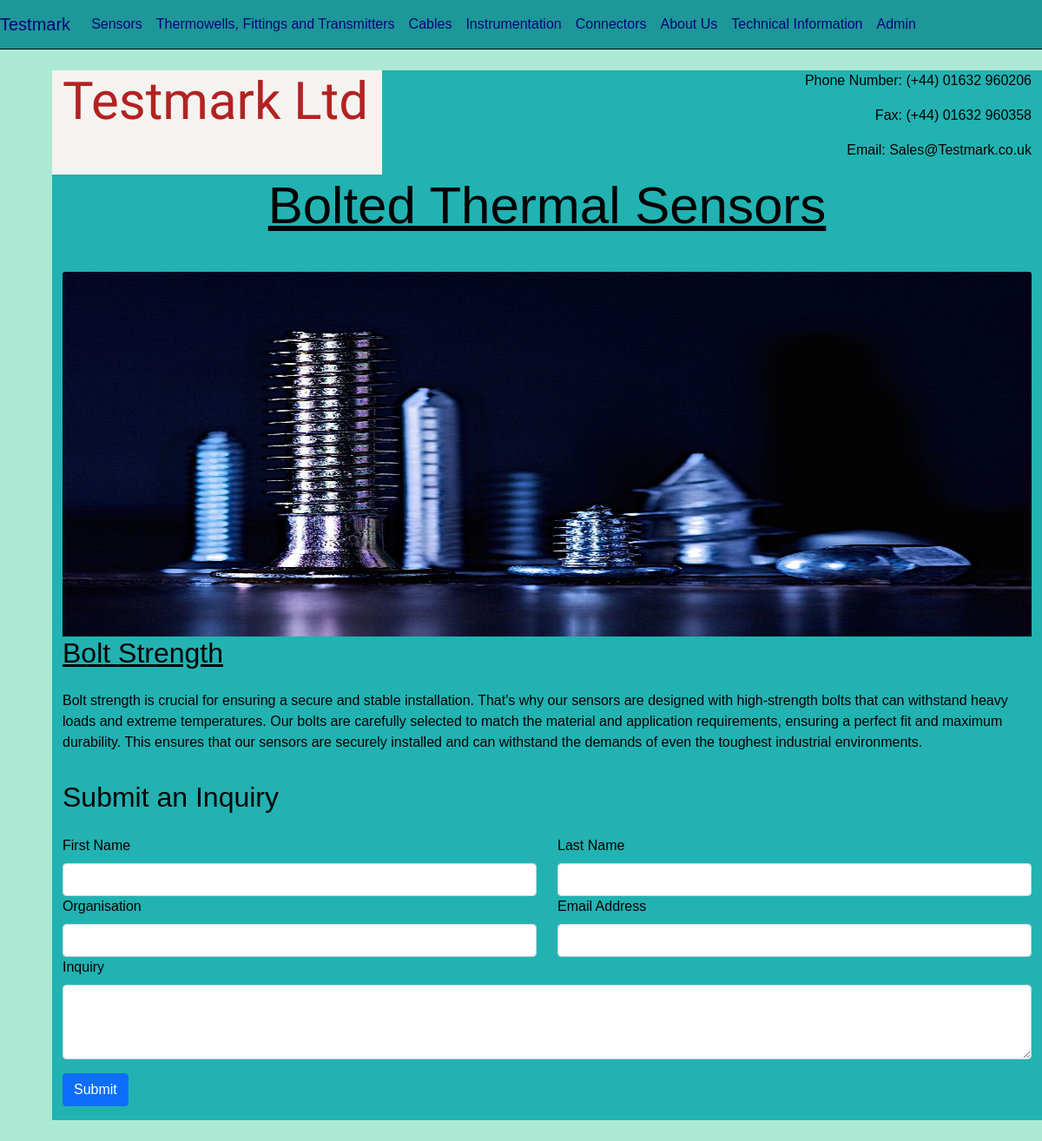
/testmark-product.php?id=3, run on the app's committed database.
### tables this page shows
CREATE TABLE `category` (
  `id` int(11) NOT NULL,
  `name` varchar(50) NOT NULL,
  `body` text NOT NULL
);

CREATE TABLE `product` (
  `id` int(11) NOT NULL,
  `name` varchar(100) NOT NULL,
  `image` varchar(200) NOT NULL,
  `card_text` varchar(300) NOT NULL,
  `category_id` int(11) NOT NULL,
  `active` tinyint(1) NOT NULL DEFAULT 1
);

CREATE TABLE `section` (
  `id` int(11) NOT NULL,
  `name` varchar(50) NOT NULL,
  `body` text NOT NULL
);

### testmark-product.php (the view, shortened to what this page needs)
<?php
include_once("connection.php");
include("commonHead.php");
if (isset($_GET["id"])) {
    $idPage = $_GET["id"];
} else {
}
?>
</head>
<?php include("commonNav.php");
?>
<div class="container">
    <div class="row" id="Top">
        <div class="col-md-4 col-sm-6 col-xs-12" id="c1">
            <h1 id="logo">Testmark Ltd</h1>
        </div>
        <div class="col-md-8 col-sm-6 col-xs-12" id="c2">
            <p>
                Phone Number: (+44) 01632 960206
            <p>
                Fax: (+44) 01632 960358
            </p>
            <p>
                Email: Sales@Testmark.co.uk
            </p>
        </div>
    </div>
    <div class="row">
        <div class="col-12 title">
            <?php
            $query = "SELECT * FROM product WHERE id = :idPage";
            $stmt = $db->prepare($query);
            $stmt->bindParam(':idPage', $idPage, PDO::PARAM_INT);
            $stmt->execute();
            $row = $stmt->fetch(PDO::FETCH_ASSOC);
            if ($row) {
                $name = $row['name'];
                echo '<h1 class="titleText">' . ucfirst($name) . '</h1>';
            }
            ?>
        </div>
    </div>
    <div class="row">
        <div class="col-12 bg">
            <?php
            $query = "SELECT * FROM product WHERE id = :idPage";
            $stmt = $db->prepare($query);
            $stmt->bindParam(':idPage', $idPage, PDO::PARAM_INT);
            $stmt->execute();
            $row = $stmt->fetch(PDO::FETCH_ASSOC);
            if ($row) {
                $image = $row['image'];
            }
            echo '<img class="card-img-top" id="idcCable1"  src="image/' . $image . '" alt="Product Image">';
            ?>
        </div>
    </div>
    <div class="row">
        <div class="col-12 bg">
            <?php
            $querry = "SELECT section.name, section.body FROM product JOIN product_section ON product.id = product_section.product_id JOIN section ON product_section.section_id = section.id WHERE product.id =" . $idPage;
            $result = $db->query($querry);
            foreach ($result as $row) {
                $name = $row['name'];
                $body = $row['body'];
                echo '<h2 class="titleText">' . ucfirst($name) . '</h2>
                    <p>' . $body . '</p>';
            }
            ?>
        </div>
    </div>
    <div class="row">
        <div class="col-12" id="c11">
            <H2>Submit an Inquiry</H2>
        </div>
    </div>
    <form class="row" action="inquiryProcess.php?id= " method="POST">
        <div class="col-md-6 col-sm-12 col-xs-12" id="f1">
            <Label for="FirstName" class="form-label"> First Name</Label>
            <input type="text" class="form-control" id="FirstName" name="first_name" required>
        </div>
        <div class="col-md-6 col-sm-12 col-xs-12" id="f2">
            <Label for="LastName" class="form-label"> Last Name</Label>
            <input type="text" class="form-control" id="LastName" name="last_name" required>
        </div>
        <div class="col-md-6 col-sm-12 col-xs-12" id="f3">
            <Label for="Organisation" class="form-label"> Organisation</Label>
            <input type="text" class="form-control" id="Organisation" name="organisation" required>
        </div>
        <div class="col-md-6 col-sm-12 col-xs-12" id="f4">
            <Label for="Email" class="form-label"> Email Address</Label>
            <input type="email" class="form-control" id="Email" name="email" required>
        </div>
        <div class="col-12" id="f5">
            <Label for="Inquiry" class="form-label"> Inquiry</Label>
            <textarea class="form-control" id="Inquiry" name="inquiry" rows="3"></textarea>
        </div>
        <div class="col-12" id="f6">
            <button type="submit" class="btn btn-primary"> Submit</button>
        </div>
    </form>
</div>
</body>
</html>

### commonNav.php
<?php
require_once("connection.php");
echo '<body>
<nav class="navbar navbar-expand-md" id="NN">
    <a href="index.php" class="navbar-brand" id="Brand">Testmark</a>
    <ul class="navbar-nav">';
$querry = "SELECT * from category";
$result = $db->query($querry);
foreach ($result as $row) {
    echo '<li class="nav-item">
    <a href="testmark-' . $row['name'] . '.php' . '" class="nav-link" id="NavL">' . $row['name'] . '</a>
    </li>';
}
echo '<li class="nav-item">
<a href="Testmark-about.php" class="nav-link" id="NavL5">About Us</a>
</li>
<li class="nav-item">
<a href="Testmark-technical.php" class="nav-link" id="NavL6">Technical Information</a>
</li>
<li class="nav-item">
<a href="testmark-admin.php" class="nav-link" id="NavL6">Admin</a>
</li>
</ul>
</nav>';

### Testmark-styles.css (style rules this page uses)
body { background-color: #ace9d4; font-family: Helvetica, Arial, sans-serif; color: black; font-size: 1rem; }
h1 { font-size: 3.75rem; }
h2 { padding-bottom: 1rem; }
#logo { font-family: "Catamaran", sans-serif; color: firebrick; }
.container { margin-top: 2%; margin-bottom: 2%; margin-left: 5%; margin-right: 5%; }
#c1 { background-color: #f5f3f0; }
#c2 { background-color: #22b2b2; text-align: right; }
#c4, #c5, #c10, #c11 { background-color: #22b2b2; padding-top: 1rem; }
#NN { background-color: #1d9797; border-bottom: 0.1rem black solid; margin: 0%; padding-right: 0%; border-right: 0rem; }
#Brand, #NavL, #NavL1, #NavL2, #NavL3, #NavL4, #NavL5, #NavL6 { color: #04047c; }
#c6, #c8, #c12, #c15, .title, #c17 { background-color: #22b2b2; text-align: center; padding-bottom: 2rem; }
#ProductT1, #IDC1, #About, .titleText, #Tech { text-decoration: underline; }
#idcCable1 { max-height: 35vw; }
#f1, #f2, #f3, #f4, #f5, #c13, #c14, #c16, .bg { background-color: #22b2b2; }
#f6 { background-color: #22b2b2; padding-top: 1rem; padding-bottom: 1rem; }

### data on the page
category: name "Sensors"
category: name "Thermowells, Fittings and Transmitters"
category: name "Cables"
category: name "Instrumentation"
category: name "Connectors"
product: name "Bolted Thermal Sensors", image (picture)
section: name "Bolt Strength", body "Bolt strength is crucial for ensuring a secure and stable installation. That's why our sensors are designed with high-strength bolts that can withstand heavy loads and extreme temperatures. Our bolts are carefully selected to match the material and application requirements, ensuring a perfect fit and maximum durability. This ensures that our sensors are securely installed and can withstand the demands of even the toughest industrial environments."
